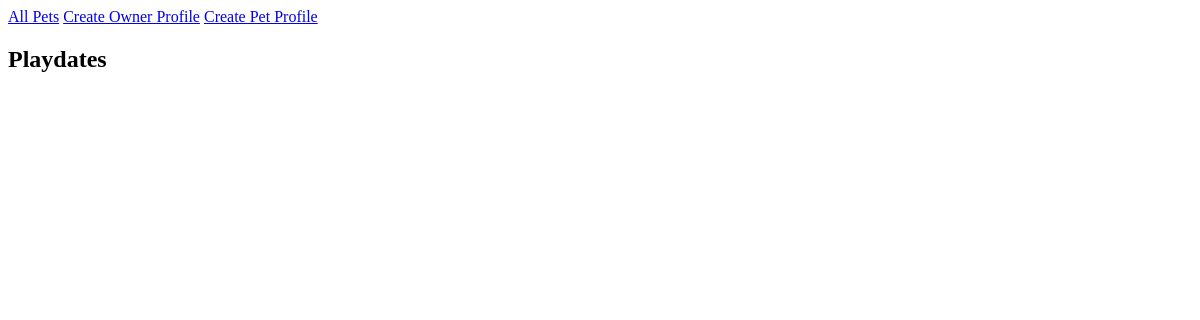
Page /project/all_playdates on the earlier database version.
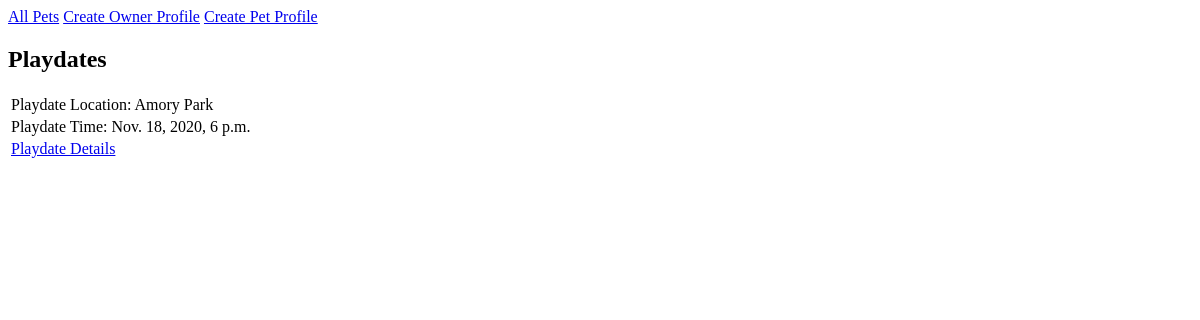
Same page on the later database version.
### project/models.py (models this page shows, shortened)
class Playdate(models.Model):
    location = models.TextField(blank=True)
    time = models.DateTimeField(blank=True)
    owner = models.ManyToManyField(Owner, blank=True)
    pet = models.ManyToManyField(Pet, blank=True)

### project/views.py (the view)
# urls.py: path('all_playdates', ShowAllPlaydatesView.as_view(), name="show_all_playdates"),
class ShowAllPlaydatesView(ListView):
    model = Playdate
    template_name = "project/show_all_playdates.html"
    context_object_name = "playdates"

### project/templates/project/show_all_playdates.html
{% extends 'project/base.html' %}
{% block content %}
<h2>Playdates</h2>
{% for playdate in playdates %}
<table>
    <tr>
        <td>Playdate Location: {{playdate.location}}</td>
    </tr>
    <tr>
        <td>Playdate Time: {{playdate.time}}</td>
    </tr>
    <tr>
        <td><a href="{% url 'show_playdate_page' playdate.pk %}">Playdate Details</a></td>
    </tr>
</table>
{% endfor %}
{% endblock %}

Differences in the rows shown:
added Playdate: location "Amory Park", time "Nov. 18, 2020, 6 p.m."
